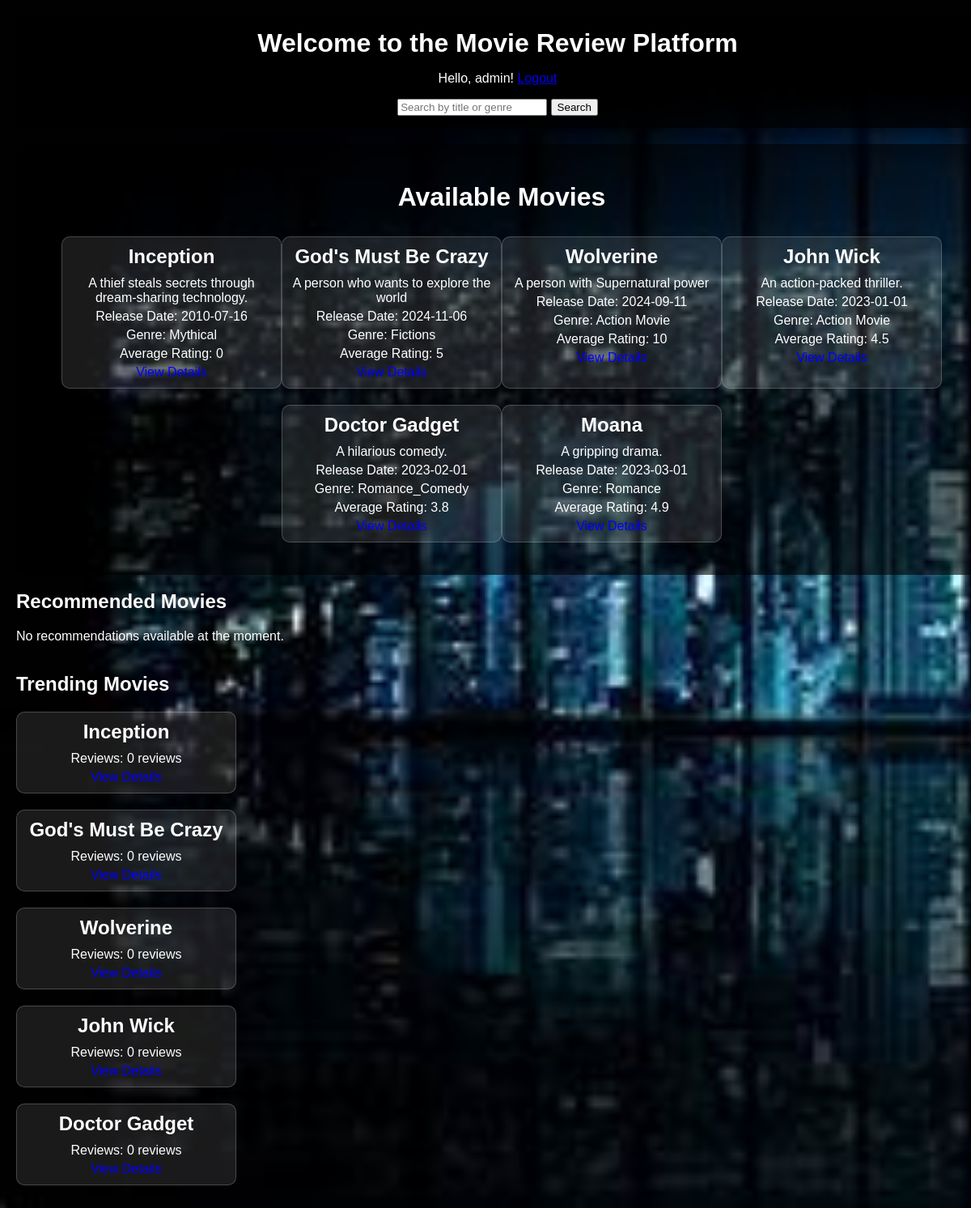
Page /index.php (signed in) on the committed database.
### tables this page shows
CREATE TABLE `movies` (
  `movie_id` int(11) NOT NULL,
  `title` varchar(255) NOT NULL,
  `description` text DEFAULT NULL,
  `release_date` date DEFAULT NULL,
  `avg_rating` float DEFAULT 0,
  `genre_id` int(11) DEFAULT NULL
);

CREATE TABLE `genres` (
  `genre_id` int(11) NOT NULL,
  `genre_name` varchar(100) NOT NULL
);

### classes/Movies.php (called while the page is built, shortened)
<?php
class Movie {
    private $conn;
    private $movie_id;
    public function __construct($conn, $movie_id) {
        $this->conn = $conn;
        $this->movie_id = $movie_id;
        $this->loadMovie();
    }
    private function loadMovie() {
        $stmt = $this->conn->prepare("SELECT * FROM movies WHERE movie_id = ?");
        $stmt->execute([$this->movie_id]);
        $movie = $stmt->fetch(PDO::FETCH_ASSOC);
    }
    public function getTrendingMovies() {
        $stmt = $this->conn->prepare("
            SELECT m.movie_id, m.title, COUNT(r.review_id) AS review_count
            FROM movies m
            LEFT JOIN reviews r ON m.movie_id = r.movie_id
            GROUP BY m.movie_id
            ORDER BY review_count DESC
            LIMIT 5
        ");
        $stmt->execute();
        return $stmt->fetchAll(PDO::FETCH_ASSOC);
    }
}

### index.php (the view, shortened to what this page needs)
<?php
include 'db.php';
include 'classes/Movies.php';
$movies = [];
$recommended_movies = [];
$trending_movies = [];
$search_results = [];
$search_query = '';
try {
    if ($search_query != '') {
        $stmt = $conn->prepare("
            SELECT m.movie_id, m.title, m.description, m.release_date, m.avg_rating, g.genre_name
            FROM movies m
            LEFT JOIN genres g ON m.genre_id = g.genre_id
            WHERE m.title LIKE ? OR g.genre_name LIKE ?
        ");
        $stmt->execute(['%' . $search_query . '%', '%' . $search_query . '%']);
        $search_results = $stmt->fetchAll(PDO::FETCH_ASSOC);
    } else {
        $stmt = $conn->prepare("
            SELECT m.movie_id, m.title, m.description, m.release_date, m.avg_rating, g.genre_name
            FROM movies m
            LEFT JOIN genres g ON m.genre_id = g.genre_id
        ");
        $stmt->execute();
        $movies = $stmt->fetchAll(PDO::FETCH_ASSOC);
    }
    if (!empty($movies)) {
        $movie = new Movie($conn, $movies[0]['movie_id']);
        $recommended_movies = $movie->getRecommendedMovies();
    }
    $movie = new Movie($conn, $movies[0]['movie_id']);
    $trending_movies = $movie->getTrendingMovies();
} catch (Exception $e) {
    $error_message = "Error fetching movies: " . $e->getMessage();
}
?>
<!DOCTYPE html>
<html lang="en">
<head>
    <link rel="stylesheet" href="style.css">
</head>
<body>
    <header>
        <h1>Welcome to the Movie Review Platform</h1>
        <?php if (isset($_SESSION['username'])): ?>
            <p>Hello, <?php echo htmlspecialchars($_SESSION['username']); ?>! <a href="user.php?action=logout">Logout</a></p>
        <?php else: ?>
            <p>Hello, Guest! <a href="user.php">Login</a></p>
        <?php endif; ?>
        <form action="index.php" method="GET">
            <input type="text" name="search" placeholder="Search by title or genre" value="<?php echo htmlspecialchars($search_query); ?>" required>
            <button type="submit">Search</button>
        </form>
    </header>
    <section class="movies">
        <h2>Available Movies</h2>
        <?php if (!empty($search_results)): ?>
            <h3>Search Results for "<?php echo htmlspecialchars($search_query); ?>"</h3>
            <?php foreach ($search_results as $movie): ?>
                <div class="movie">
                    <h3><?php echo htmlspecialchars($movie['title']); ?></h3>
                    <p><?php echo htmlspecialchars($movie['description']); ?></p>
                    <p>Release Date: <?php echo htmlspecialchars($movie['release_date']); ?></p>
                    <p>Genre: <?php echo htmlspecialchars($movie['genre_name'] ?? 'Unknown'); ?></p>
                    <p>Average Rating: <?php echo htmlspecialchars($movie['avg_rating'] ?? 'No ratings yet'); ?></p>
                    <a href="movie.php?movie_id=<?php echo $movie['movie_id']; ?>">View Details</a>
                </div>
            <?php endforeach; ?>
        <?php elseif (!empty($movies)): ?>
            <?php foreach ($movies as $movie): ?>
                <div class="movie">
                    <h3><?php echo htmlspecialchars($movie['title']); ?></h3>
                    <p><?php echo htmlspecialchars($movie['description']); ?></p>
                    <p>Release Date: <?php echo htmlspecialchars($movie['release_date']); ?></p>
                    <p>Genre: <?php echo htmlspecialchars($movie['genre_name'] ?? 'Unknown'); ?></p>
                    <p>Average Rating: <?php echo htmlspecialchars($movie['avg_rating'] ?? 'No ratings yet'); ?></p>
                    <a href="movie.php?movie_id=<?php echo $movie['movie_id']; ?>">View Details</a>
                </div>
            <?php endforeach; ?>
        <?php else: ?>
            <p>No movies available at the moment.</p>
        <?php endif; ?>
    </section>
    <section class="recommended-movies">
        <h2>Recommended Movies</h2>
        <?php if (!empty($recommended_movies)): ?>
            <?php foreach ($recommended_movies as $rec_movie): ?>
                <div class="movie">
                    <h3><?php echo htmlspecialchars($rec_movie['title']); ?></h3>
                    <p>Genre: <?php echo htmlspecialchars($rec_movie['genre_name']); ?></p>
                    <a href="movie.php?movie_id=<?php echo $rec_movie['movie_id']; ?>">View Details</a>
                </div>
            <?php endforeach; ?>
        <?php else: ?>
            <p>No recommendations available at the moment.</p>
        <?php endif; ?>
    </section>
    <section class="trending-movies">
        <h2>Trending Movies</h2>
        <?php if (!empty($trending_movies)): ?>
            <?php foreach ($trending_movies as $trend_movie): ?>
                <div class="movie">
                    <h3><?php echo htmlspecialchars($trend_movie['title']); ?></h3>
                    <p>Reviews: <?php echo htmlspecialchars($trend_movie['review_count']); ?> reviews</p>
                    <a href="movie.php?movie_id=<?php echo $trend_movie['movie_id']; ?>">View Details</a>
                </div>
            <?php endforeach; ?>
        <?php else: ?>
            <p>No trending movies at the moment.</p>
        <?php endif; ?>
    </section>
</body>
</html>

### style.css (style rules this page uses)
body { display: flex; justify-content: flex-start; align-items: flex-start; min-height: 100vh; margin: 0; background-image: url('img/cinema.jpg'); background-size: cover; color: white; font-family: Arial, sans-serif; padding: 20px; flex-direction: column; }
header { background-color: rgba(0, 0, 0, 0.7); padding: 15px; border-radius: 5px; width: 100%; text-align: center; margin-bottom: 20px; }
header h1 { font-size: 2rem; margin: 0; }
header p { font-size: 1rem; }
section.movies { display: flex; flex-wrap: wrap; justify-content: center; padding: 20px; width: 100%; max-width: 1200px; margin: 0 auto; background-color: rgba(0, 0, 0, 0.6); border-radius: 10px; color: white; }
section.movies h2 { text-align: center; font-size: 2rem; margin-bottom: 30px; width: 100%; }
.movie { margin-bottom: 20px; padding: 10px; width: 250px; border: 1px solid rgba(255, 255, 255, 0.2); border-radius: 10px; background-color: rgba(255, 255, 255, 0.1); text-align: center; }
.movie h3 { margin: 0 0 10px; font-size: 1.5rem; }
.movie p { margin: 5px 0; }
.movie a { color: #00f; text-decoration: none; }

### rows in the picture
movies: title "Inception", description "A thief steals secrets through dream-sharing technology.", release_date "2010-07-16", genre.genre_name "Mythical", avg_rating "0", review_count "0"
movies: title "God's Must Be Crazy", description "A person who wants to explore the world", release_date "2024-11-06", genre.genre_name "Fictions", avg_rating "5", review_count "0"
movies: title "Wolverine", description "A person with Supernatural power", release_date "2024-09-11", genre.genre_name "Action Movie", avg_rating "10", review_count "0"
movies: title "John Wick", description "An action-packed thriller.", release_date "2023-01-01", genre.genre_name "Action Movie", avg_rating "4.5", review_count "0"
movies: title "Doctor Gadget", description "A hilarious comedy.", release_date "2023-02-01", genre.genre_name "Romance_Comedy", avg_rating "3.8", review_count "0"
movies: title "Moana", description "A gripping drama.", release_date "2023-03-01", genre.genre_name "Romance", avg_rating "4.9"

### other values in the picture
$_SESSION['username'] "admin"
